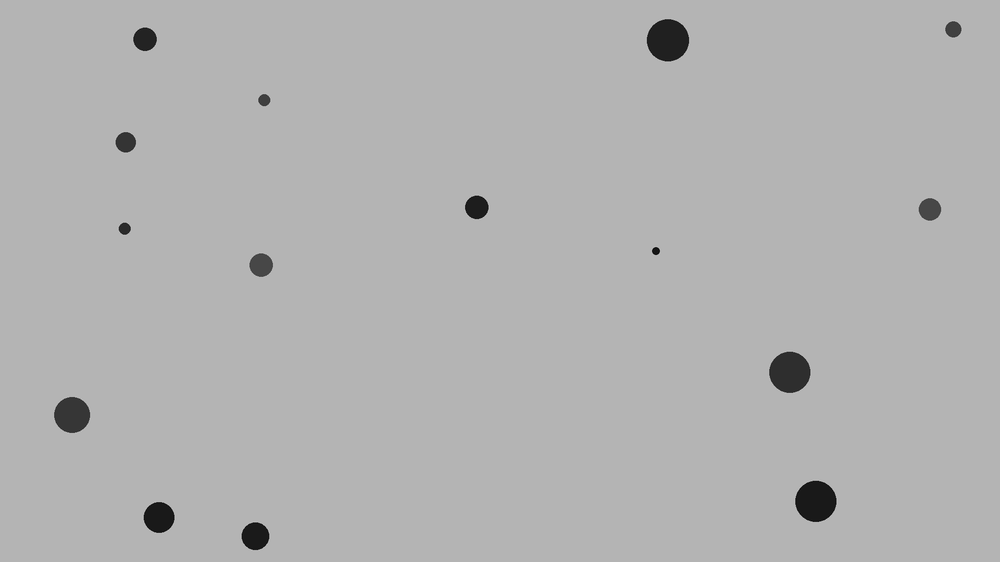
#> input picture samples/test_1920x1080.png, 1000 x 562 px, shrunk from 1920 x 1080 before the run
$ python run_stage7_benchmark.py
#> lines starting #> are read from the running program, lines starting #| are printed output that depends on the picture; after the words box and inside, x2 and y2 are one past the last pixel; in counts of white or black regions, pixels touching at a corner belong together
#> further down, img is the input picture: shape (562, 1000, 3); min 5, max 197, mean 177.8
### analysis/pipeline_stage.py
# pipeline_stage.py
# 목적: 파이프라인의 개별 단계를 함수 하나씩 분리해서 담아두는 곳.
# 지금은 "④ 그레이스케일" 하나만 있음. 나중에 블러/이진화/모폴로지도 여기 추가될 예정.

import cv2
import numpy as np


def grayscale_cv2(img: np.ndarray) -> np.ndarray:
    """
    3채널 컬러 이미지(BGR) -> 1채널 흑백 이미지로 변환.
    cv2.cvtColor는 OpenCV의 표준 함수 -> C++ 코드를 그대로 호출하는 것.
    Python에서 호출했다고 해도 실제 연산은 C++ 기계어가 처리한다. (가설 H1의 근거)
    """
    return cv2.cvtColor(img, cv2.COLOR_BGR2GRAY)


def blur_cv2(img: np.ndarray) -> np.ndarray:
    """
    노이즈 제거용 가우시안 블러.
    입력은 반드시 ④ 그레이스케일을 거친 1채널 이미지여야 한다.
    (3채널 컬러를 넣으면 채널 별로 따로 블러가 걸려서 결과가 달라짐 — 순서 지켜야 함)
    """
    # (5, 5) = 블러 계산할 때 주변 몇 픽셀까지 볼지 정하는 창(window) 크기.
    # 홀수여야 함 — 중심 픽셀이 정확히 하나 있어야 "주변 평균" 개념이 성립하니까.
    # 0 = 표준편차를 커널 크기로부터 OpenCV가 알아서 계산하게 둔다는 뜻.
    return cv2.GaussianBlur(img, (5, 5), 0)


def threshold_cv2(img: np.ndarray) -> np.ndarray:
    """
    그레이스케일(블러 적용된) 이미지를 흑백 이진 이미지로 변환.
    입력은 ⑤ 블러를 거친 1채널 이미지여야 한다.

    우리 샘플 이미지 특성: 배경 밝기 180, 결함 밝기 20 ~ 80 대역.
    -> 임계값 128을 기준으로 잡으면 배경/결함이 확실히 갈린다.
    """
    # threshold(입력, 임계값, 임계값을 넘었을 때 줄 값, 방식)
    # THRESH_BINARY_INV = "임계값보다 어두우면 흰색(255), 밝으면 검은색(0)"
    #                   -> 결함(어두움)을 흰색으로 만드는 이유: 나중에 ⑧번에서
    #                      "흰 픽셀 = 결함 후보"로 세는 게 직관적이라서.
    # 반환값이 두 개(실제 사용된 임계값, 결과 이미지)이기 때문에 앞에 _로 첫 번째는 버림.
    _, binary = cv2.threshold(img, 128, 255, cv2.THRESH_BINARY_INV)
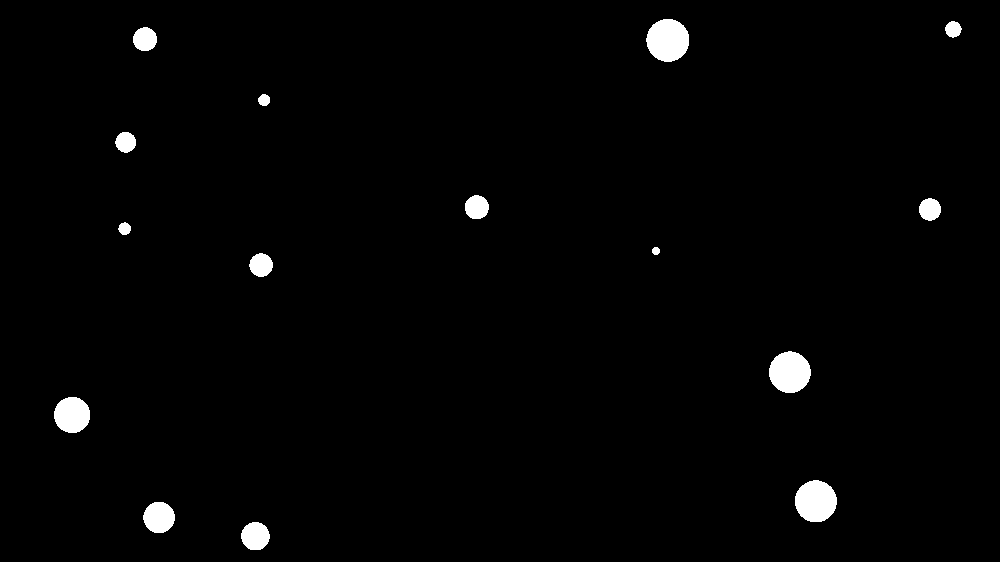
#> binary: shape (562, 1000); 1.6% white; 15 white regions, largest, box (x1, y1, x2, y2) and area: (646, 19, 689, 62) 1445, (795, 480, 837, 522) 1382, (769, 351, 811, 393) 1362
#| 이진화 준비 완료: shape=(562, 1000), dtype=uint8
    return binary


def morphology_cv2(img: np.ndarray) -> np.ndarray:
    """
    이진화 결과의 잡티를 제거하고 구멍을 메운다.
    입력은 ⑥ 이진화를 거친 흑백(0/255) 이미지여야 한다.

    MORPH_OPEN  = 침식 후 팽창 (작은 흰 잡티 제거)
    MORPH_CLOSE = 팽창 후 침식 (덩어리 안 작은 구멍 메움)
    둘 다 적용해서 "잡티도 없고 구멍도 없는" 깨끗한 덩어리로 만든다.
    """
    # 커널(kernel) = 침식/팽창할 때 "어느 범위를 기준으로 깎고 부풀릴지" 정하는 도장 모양.
    # (5, 5) 정사각형 커널이면 픽셀 하나 기준으로 주변 5x5 영역을 본다는 뜻.
    kernel = np.ones((5, 5), np.uint8)

    # 1단계: OPEN — 자잘한 흰 잡티(노이즈) 제거
    opened = cv2.morphologyEx(img, cv2.MORPH_OPEN, kernel)

    # 2단계: CLOSE — 덩어리 안 쪽의 작은 구멍 메움
    closed = cv2.morphologyEx(opened, cv2.MORPH_CLOSE, kernel)

    return closed


# [125 lines left out: functions blob_area_pure_python, blob_area_numpy, not called in this run]

### analysis/benchmark.py
# benchmark.py
# 목적: "워밍업 10회 버리고 100회 재기" 프로토콜을 자동화하는 스톱워치 도구.
# 비유: 육상 경기에서 선수(fn)한테 "일단 10바퀴는 몸 푸는 거고, 그다음 100바퀴 진짜 기록이다" 라고
#      알려주는 심판 + 기록지 담당.

import time
import csv
import statistics


def run_benchmark(fn, args=(), warmup=10, trials=100, label="unnamed"):
    """
    fn      : 시간을 잴 대상 함수 (예: grayscale_pure_python)
    args    : fn에 넘길 인자들 (튜플). 예: (image_array,)
    warmup  : 버릴 앞부분 실행 횟수
    trials  : 실제로 기록할 실행 횟수
    label   : 결과 CSV 파일명에 쓸 이름표 (예: "python_pure_grayscale")
    """
#> called with warmup = 10, trials = 100, label = 'cv2_morphology_1920x1080'

    # --- 1. 워밍업 구간: 시간을 재지 않고 그냥 실행만 한다 ---
    # 비유: 달리기 전에 스트레칭 하는 시간은 기록에 넣지 않는 것과 같음.
    for _ in range(warmup):
        fn(*args)

    # --- 2. 실측 구간: 실제로 시간을 측정하여 리스트에 적재한다. ---
    times_ms = []
#> times_ms = []
    for _ in range(trials):
        # perf_counter() = "초 단위 스톱워치 버튼"
        # time.time()보다 훨씬 정밀함. (벤치마크에 적합)
        start = time.perf_counter()
        fn(*args)
        end = time.perf_counter()

        elapsed_ms = (end - start) * 1000  # 초 → 밀리 초 변환
        times_ms.append(elapsed_ms)
#> this loop made 100 passes
#> elapsed_ms on passes 1 to 12: 1.25, 1.24, 1.22, 0.713, 0.697, 0.704, 0.73, 0.71, 0.704, 0.688, 0.703, 0.724
#> after the loop, times_ms = 100 values, max 1.25 at index 0, min 0.628 at index 77, mean 0.697

    # --- 3. 통계 계산 ---
    # 평균만 보면 함정이 있음: 어쩌다 한번 튄 값이 평균을 왜곡할 수 있음.
    # 그래서 benchmark.md 규칙대로 여러 지표를 같이 본다.
    sorted_times = sorted(times_ms)
#> sorted_times = 100 values from 0.628 to 1.25
    stats = {
        "label": label,
        "mean_ms": statistics.mean(times_ms),
        "median_ms": statistics.median(times_ms),
        "stdev_ms": statistics.stdev(times_ms),      # 편차가 크면 = 현장에서 프레임 튐이 심하다는 뜻
        "min_ms": min(times_ms),
        "max_ms": max(times_ms),
        "p95_ms": sorted_times[int(trials * 0.95)],  # 상위 5% 튄 값 제외 후 95번째 지점
        "fps": 1000 / statistics.mean(times_ms),     # 1초에 몇 프레임 처리가 가능한지
    }
#> stats = {'label': 'cv2_morphology_1920x1080', 'mean_ms': 0.697, 'median_ms': 0.688, 'stdev_ms': 0.101, 'min_ms': 0.628, 'max_ms': 1.25, 'p95_ms': 0.765, 'fps': 1433.8}

    # --- 4. 회차별 원본 시간을 CSV로 저장 ---
    # 요약값만 남기면 나중에 "진짜 편차가 어땠는지" 재검증할 방법이 없어짐
    csv_path = f"results_{label}.csv"
    with open(csv_path, "w", newline="") as f:
        writer = csv.writer(f)
        writer.writerow(["trial_index", "elapsed_ms"])
        for i, t in enumerate(times_ms):
            writer.writerow([i, t])
#> this loop made 100 passes

    return stats


def print_stats(stats: dict):
    # 사람이 육안으로 확인하기 편리하도록 출력만 담당하는 함수.
    print(f"--- {stats['label']} ---")
    print(f"평균(mean)   : {stats['mean_ms']:.3f} ms")
    print(f"중앙값(median): {stats['median_ms']:.3f} ms")
    print(f"표준편차(std) : {stats['stdev_ms']:.3f}")
    print(f"최소/최대     : {stats['min_ms']:.3f} / {stats['max_ms']:.3f} ms")
    print(f"p95         : {stats['p95_ms']:.3f} ms")
    print(f"fps         : {stats['fps']:.2f}")

### analysis/run_stage7_benchmark.py
# run_stage7_benchmark.py
# 목적: "⑦ 모폴로지" 단계 하나만 떼어서 벤치마크 하네스에 넣어 측정.

import cv2
from benchmark import run_benchmark, print_stats
from pipeline_stage import grayscale_cv2, blur_cv2, threshold_cv2, morphology_cv2

img = cv2.imread("../samples/test_1920x1080.png")

if img is None:
    raise FileNotFoundError("이미지를 불러오지 못했습니다. 경로/파일명을 확인해 보세요")

# --- 모폴로지는 ⑥번 결과(이진화된 흑백 이미지)를 입력으로 받는다 ---
gray = grayscale_cv2(img)
blurred = blur_cv2(gray)
binary = threshold_cv2(blurred)
print(f"이진화 준비 완료: shape={binary.shape}, dtype={binary.dtype}")

if __name__ == "__main__":
    stats = run_benchmark(
        morphology_cv2,
        args=(binary,),
        label="cv2_morphology_1920x1080"
    )
    print_stats(stats)
#| --- cv2_morphology_1920x1080 ---
#| 평균(mean)   : 0.697 ms
#| 중앙값(median): 0.688 ms
#| 표준편차(std) : 0.101
#| 최소/최대     : 0.628 / 1.250 ms
#| p95         : 0.765 ms
#| fps         : 1433.82

    # --- 눈으로 확인용 ---
    morph_result = morphology_cv2(binary)
    cv2.imwrite("test_morph.png", morph_result)
    print("검증용 이미지 저장됨: test_morph.png")
